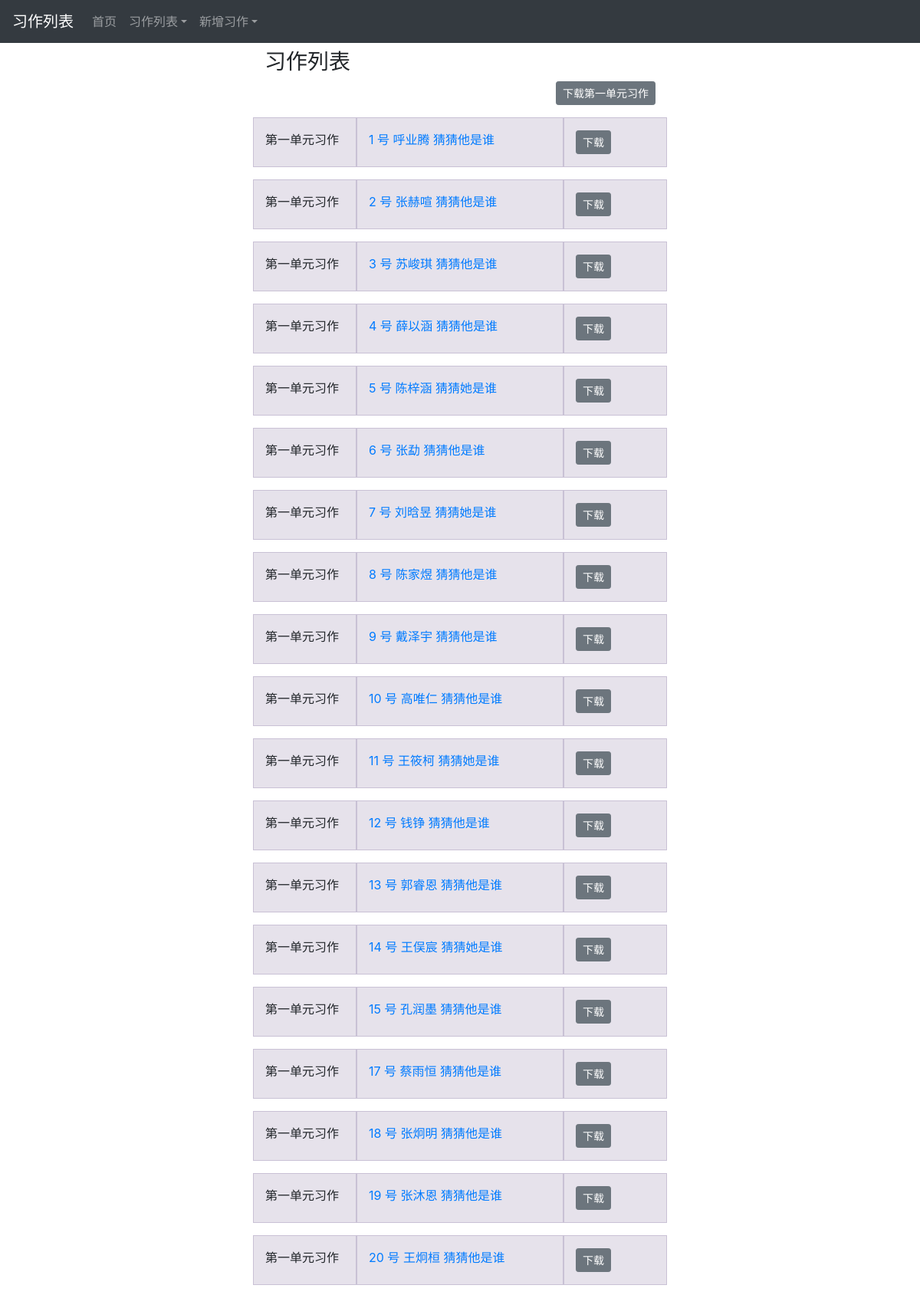
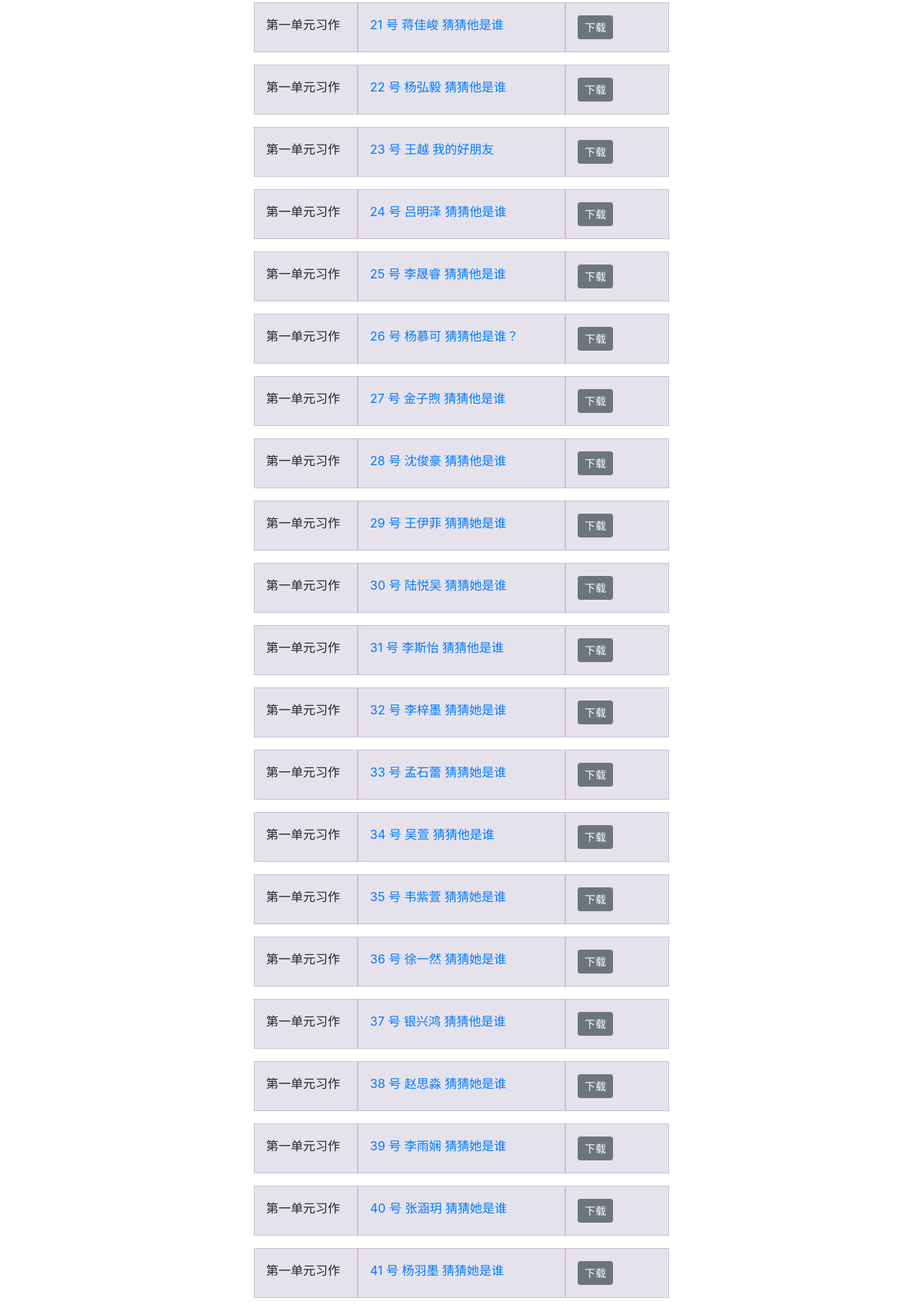
The page /essays/?category=第一单元习作 (upper part) on the database its author committed (2 pictures, top to bottom).
### essays/models.py (models this page shows, shortened)
class Essay(models.Model):
    student_name = models.CharField(db_column="student_name", max_length=100)
    student_no = models.IntegerField(db_column="student_number")
    subject = models.CharField(max_length=100, db_column="subject", blank=True, null=True);
    secondary_subject = models.CharField(max_length=100, db_column="secondary_subject", blank=True, null=True)
    category = models.CharField(max_length=100, blank=True, null=True)
    essay_type = models.CharField(max_length=100, blank=True, null=True)
    serial_number = models.CharField(max_length=100, blank=True, null=True)
    context = models.TextField(db_column="context")
    pub_date = models.DateTimeField('date published', blank=True, null=True)
    uuid = models.CharField(max_length=100,  blank=True, null=True);

### essays/views.py (the view)
# urls.py: path('', views.index, name='index'),
def index(request):
    cat = request.GET.get('category', '')
    if cat == '':
        all_essays = Essay.objects.order_by('student_no')
    else:
        all_essays = Essay.objects.filter(category=cat).order_by('student_no')
    context = {'all_essays': all_essays, 'category': cat}
    return render(request, 'essays/index.html', context)

### essays/templates/essays/index.html
{% extends "essays/base.html" %}
{% block pagetitle %}
习作列表
{% endblock pagetitle %}
{% block content %}
    {% if all_essays %}
    <div class='main-container'>
        <h3>习作列表</h3>
        <p style='text-align: right;'>
            <a class="btn btn-sm btn-secondary "  href="{% url 'essays:dbc' %}?category={{category}}">下载{{category}}</a>
        </p>
        {% for essay in all_essays %}
        <div class="row" >
            <div class="col-3">{{ essay.category }}</div>
            <div class="col-6">
                <a href="{% url 'essays:essay' essay.uuid %}">
                    {{essay.student_no}} 号 {{essay.student_name}} {{essay.subject}}
                </a>
            </div>
            <div class="col-3">
                <a class="btn btn-sm btn-secondary "  href="{% url 'essays:download' essay.uuid 'docx' %}">下载</a>
            </div>
        </div>
        {% endfor %}
    </div>
    {% else %}
    <h1>没有文章</h1>
    {% endif %}
{% endblock content %}

### essays/templates/essays/base.html (style rules this page uses)
body { padding-top: 5rem; }
body { padding-top: 2rem; padding-bottom: 2rem; }
h3 { margin-top: 2rem; }
.row { margin-bottom: 1rem; }
[class*="col-"] { padding-top: 1rem; padding-bottom: 1rem; background-color: rgba(86, 61, 124, .15); border: 1px solid rgba(86, 61, 124, .2); }
div.main-container { max-width: 510px;margin:auto; }

### rows shown on the page
Essay: category "第一单元习作", student_no "1", student_name "呼业腾", subject "猜猜他是谁"
Essay: category "第一单元习作", student_no "2", student_name "张赫喧", subject "猜猜他是谁"
Essay: category "第一单元习作", student_no "3", student_name "苏峻琪", subject "猜猜他是谁"
Essay: category "第一单元习作", student_no "4", student_name "薛以涵", subject "猜猜他是谁"
Essay: category "第一单元习作", student_no "5", student_name "陈梓涵", subject "猜猜她是谁"
Essay: category "第一单元习作", student_no "6", student_name "张勐", subject "猜猜他是谁"
Essay: category "第一单元习作", student_no "7", student_name "刘晗昱", subject "猜猜她是谁"
Essay: category "第一单元习作", student_no "8", student_name "陈家煜", subject "猜猜他是谁"
Essay: category "第一单元习作", student_no "9", student_name "戴泽宇", subject "猜猜他是谁"
Essay: category "第一单元习作", student_no "10", student_name "高唯仁", subject "猜猜他是谁"
Essay: category "第一单元习作", student_no "11", student_name "王筱柯", subject "猜猜她是谁"
Essay: category "第一单元习作", student_no "12", student_name "钱铮", subject "猜猜他是谁"
Essay: category "第一单元习作", student_no "13", student_name "郭睿恩", subject "猜猜他是谁"
Essay: category "第一单元习作", student_no "14", student_name "王俣宸", subject "猜猜她是谁"
Essay: category "第一单元习作", student_no "15", student_name "孔润墨", subject "猜猜他是谁"
Essay: category "第一单元习作", student_no "17", student_name "蔡雨恒", subject "猜猜他是谁"
Essay: category "第一单元习作", student_no "18", student_name "张炯明", subject "猜猜他是谁"
Essay: category "第一单元习作", student_no "19", student_name "张沐恩", subject "猜猜他是谁"
Essay: category "第一单元习作", student_no "20", student_name "王炯桓", subject "猜猜他是谁"
Essay: category "第一单元习作", student_no "21", student_name "蒋佳峻", subject "猜猜他是谁"
Essay: category "第一单元习作", student_no "22", student_name "杨弘毅", subject "猜猜他是谁"
Essay: category "第一单元习作", student_no "23", student_name "王越", subject "我的好朋友"
Essay: category "第一单元习作", student_no "24", student_name "吕明泽", subject "猜猜他是谁"
Essay: category "第一单元习作", student_no "25", student_name "李晟睿", subject "猜猜他是谁"
Essay: category "第一单元习作", student_no "26", student_name "杨慕可", subject "猜猜他是谁？"
Essay: category "第一单元习作", student_no "27", student_name "金子煦", subject "猜猜他是谁"
Essay: category "第一单元习作", student_no "28", student_name "沈俊豪", subject "猜猜他是谁"
Essay: category "第一单元习作", student_no "29", student_name "王伊菲", subject "猜猜她是谁"
Essay: category "第一单元习作", student_no "30", student_name "陆悦吴", subject "猜猜她是谁"
Essay: category "第一单元习作", student_no "31", student_name "李斯怡", subject "猜猜他是谁"
Essay: category "第一单元习作", student_no "32", student_name "李梓墨", subject "猜猜她是谁"
Essay: category "第一单元习作", student_no "33", student_name "孟石蕾", subject "猜猜她是谁"
Essay: category "第一单元习作", student_no "34", student_name "吴萱", subject "猜猜他是谁"
Essay: category "第一单元习作", student_no "35", student_name "韦紫萱", subject "猜猜她是谁"
Essay: category "第一单元习作", student_no "36", student_name "徐一然", subject "猜猜她是谁"
Essay: category "第一单元习作", student_no "37", student_name "银兴鸿", subject "猜猜他是谁"
Essay: category "第一单元习作", student_no "38", student_name "赵思淼", subject "猜猜她是谁"
Essay: category "第一单元习作", student_no "39", student_name "李雨娴", subject "猜猜她是谁"
Essay: category "第一单元习作", student_no "40", student_name "张涵玥", subject "猜猜她是谁"
Essay: category "第一单元习作", student_no "41", student_name "杨羽墨", subject "猜猜她是谁"

### other values the page prints
{{ category }} "第一单元习作"
